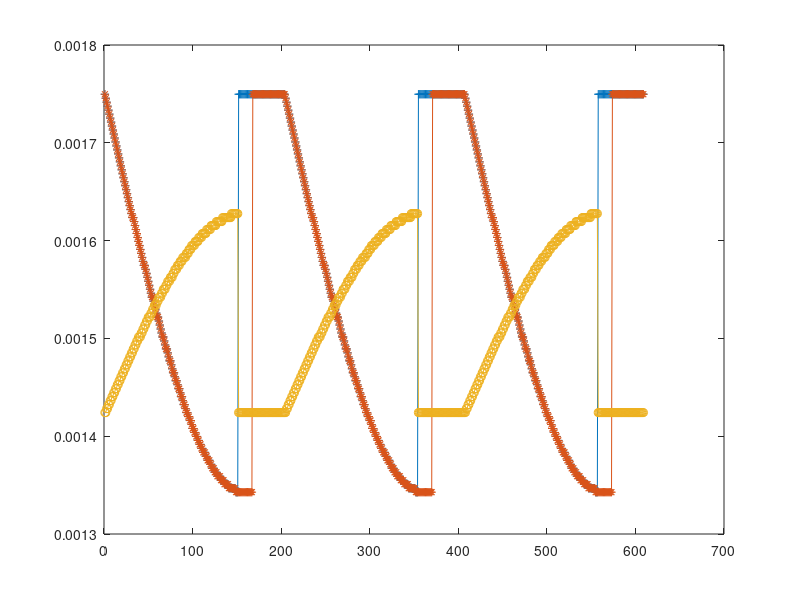

Here is the MATLAB script that generated this plot:
s1 = [];
s2 = [];
s3 = [];
timePeriod = 2000;

for i = 0:(3*timePeriod/40)
    y=sin(i/(timePeriod/20));
    d = 430-(y*100);
    t=350+y*50;
    s1 = [s1 d];
    s2 = [s2 d];
    s3 = [s3 t];
end

for i=0:(3*timePeriod/400)
    y=sin(i/(timePeriod/20));
    d=430;
    t=350;
    s1 = [s1 d];
    s2 = [s2 s2(end)];
    s3 = [s3 t];
end

for i=0:((7*timePeriod)/400)
    y=sin(i/(timePeriod/20));
    d=430;
    % t=350+y*50;
    s1 = [s1 s1(end)];
    s2 = [s2 d];
    s3 = [s3 t];
end

s1=[s1,s1,s1];
s2=[s2,s2,s2];
s3=[s3,s3,s3];

hold off
plot(1/60*round(s1)/2^12,'marker','+')
hold on
plot(1/60*round(s2)/2^12,'marker','*')
plot(1/60*round(s3)/2^12,'marker','o')